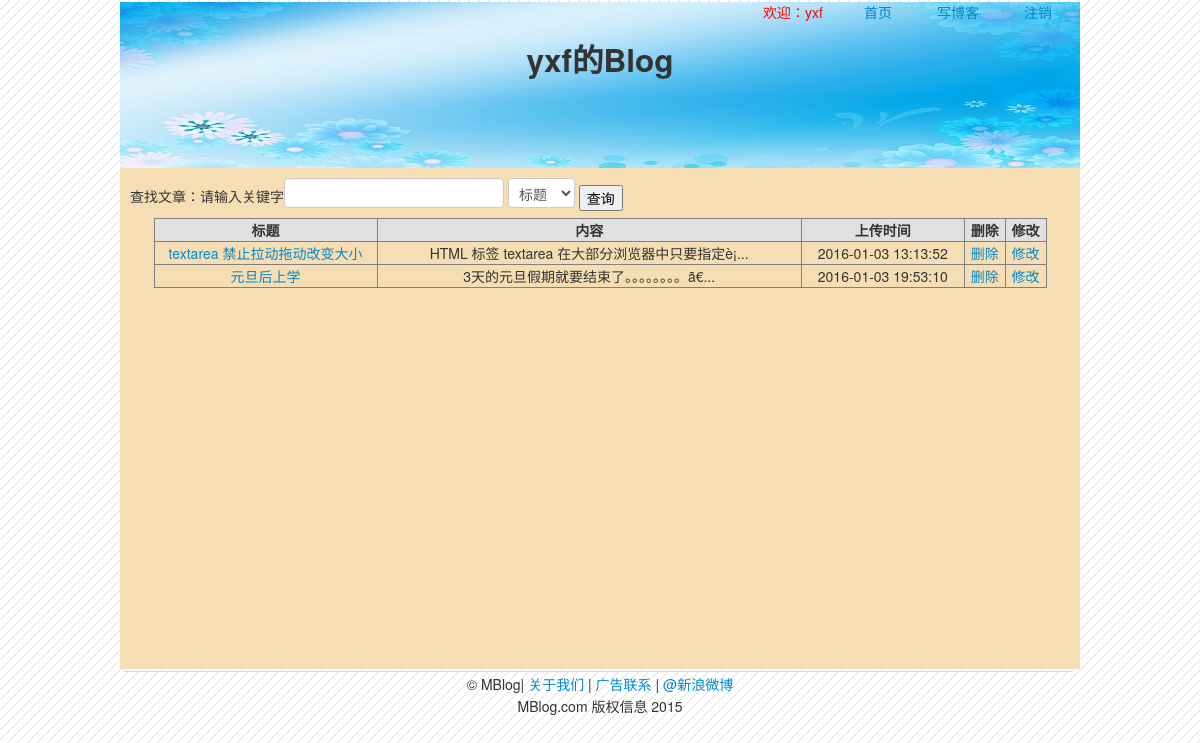
/manager.php (signed in), run on the app's committed database.
### tables this page shows
CREATE TABLE `bms_article` (
  `id` int(10) NOT NULL auto_increment COMMENT '编号',
  `atitle` varchar(200) NOT NULL COMMENT '文章标题',
  `acontent` text NOT NULL COMMENT '文章内容',
  `aauthor` varchar(20) NOT NULL COMMENT '文章作者',
  `adate` datetime NOT NULL COMMENT '上传时间',
  PRIMARY KEY  (`id`)
);

### manager.php (the view, shortened to what this page needs)
<!DOCTYPE html PUBLIC "-//W3C//DTD HTML 4.01 Transitional//EN" "http://www.w3.org/TR/html4/loose.dtd">
<html>
<head>
</head>
<link href="css/myblog.css" rel="stylesheet" type="text/css"/>
<link href="css/register.css" rel="stylesheet" type="text/css"/>
<link href="css/calendar.css" rel="stylesheet" type="text/css"/>
<link href="css/bootstrap-combined.min.css" rel="stylesheet" type="text/css"/>
<link href="css/font-awesome.css" rel="stylesheet" type="text/css"/>
<body>
<div class="bms">
	<div class="head">
		<div class="index_top">
        	<ul>
				<li><?
					echo '<a href="index.php?action=logout">注销</a>'
					?></li>
                <li><a href="myblog.php">写博客</a></li>
				<li><a href="login_index.php">首页</a></li>
                <li><span style="color:red;margin-right: 10px;">欢迎：<? echo $_SESSION['user']?></span></li>
			</ul>
        </div>
		<div style="height:98px;">
			<div style="text-align:center">
				<h2><? echo $_SESSION['user'].'的Blog'?></h2>
			</div>
		</div>
	</div>
	<div class="my_content">
            	<div style="padding:10px">
            	<form method="get" action="search.php">
                	<div>
                    查找文章：请输入关键字<input name="keyword" type="text">
                    <select style="width:67px" name="sel">
                    	<option value="atitle">标题</option>
                    </select>
                    <input type="submit" value="查询"></input>
             		</div>
                    <div>
						<?
                            require('conn.php');
							$author=$_SESSION['user'];
                            $result=mysql_query("select * from bms_article where aauthor='$author'",$conn);
                        ?>
                        <table border="1" width="95%"  align="center">
                            <tr bgcolor="#e0e0e0" >
                                <th width="220px">标题</th><th>内容</th><th width="160px">上传时间</th><th>删除</th><th>修改</th>
                            </tr>
                            <? while($row=mysql_fetch_assoc($result)){
                                $content=substr($row['acontent'],0,60)."...";
                            ?>
                            <tr align="center">
                            <td><a href="check.php?id=<?=$row['id']?>"><?=$row['atitle'] ?></a></td>
                            <td><?=$content?></td>
                            <td><?=$row['adate'] ?></td>
                            <td><a href="delete.php?id=<?=$row['id']?>" onClick="return confirm('确认要删除吗？')">删除</a></td>
                            <td><a href="modify.php?id=<?=$row['id']?>">修改</a></td>
                            </tr>
                            <?} ?>
                        </table>
               		</div>
               </form>
          </div>
	</div>
</div>
<?
require('foot.php');
?>
</body>
</html>

### css/myblog.css (style rules this page uses)
.my_content { width:960px; height:501px; background-color:#F5DEB3; }

### css/register.css (style rules this page uses)
.bms, .regeste0 { width:960px; }
.head { background:url(../images/head.jpg); height:166px }
.index_top { height:28px }
.index_top a { text-decoration: none; }
.index_top ul { margin:2px; }
.index_top ul li { width:80px; text-align:center; float:right; list-style:none; }
input { width:194px; }

### data on the page
bms_article: atitle "textarea 禁止拉动拖动改变大小", acontent "HTML 标签 textarea 在大部分浏览器中只要指定è¡...", adate "2016-01-03 13:13:52"
bms_article: atitle "元旦后上学", acontent "3天的元旦假期就要结束了。。。。。。。。ã€...", adate "2016-01-03 19:53:10"

### other printed values
$_SESSION['user'] "yxf"
